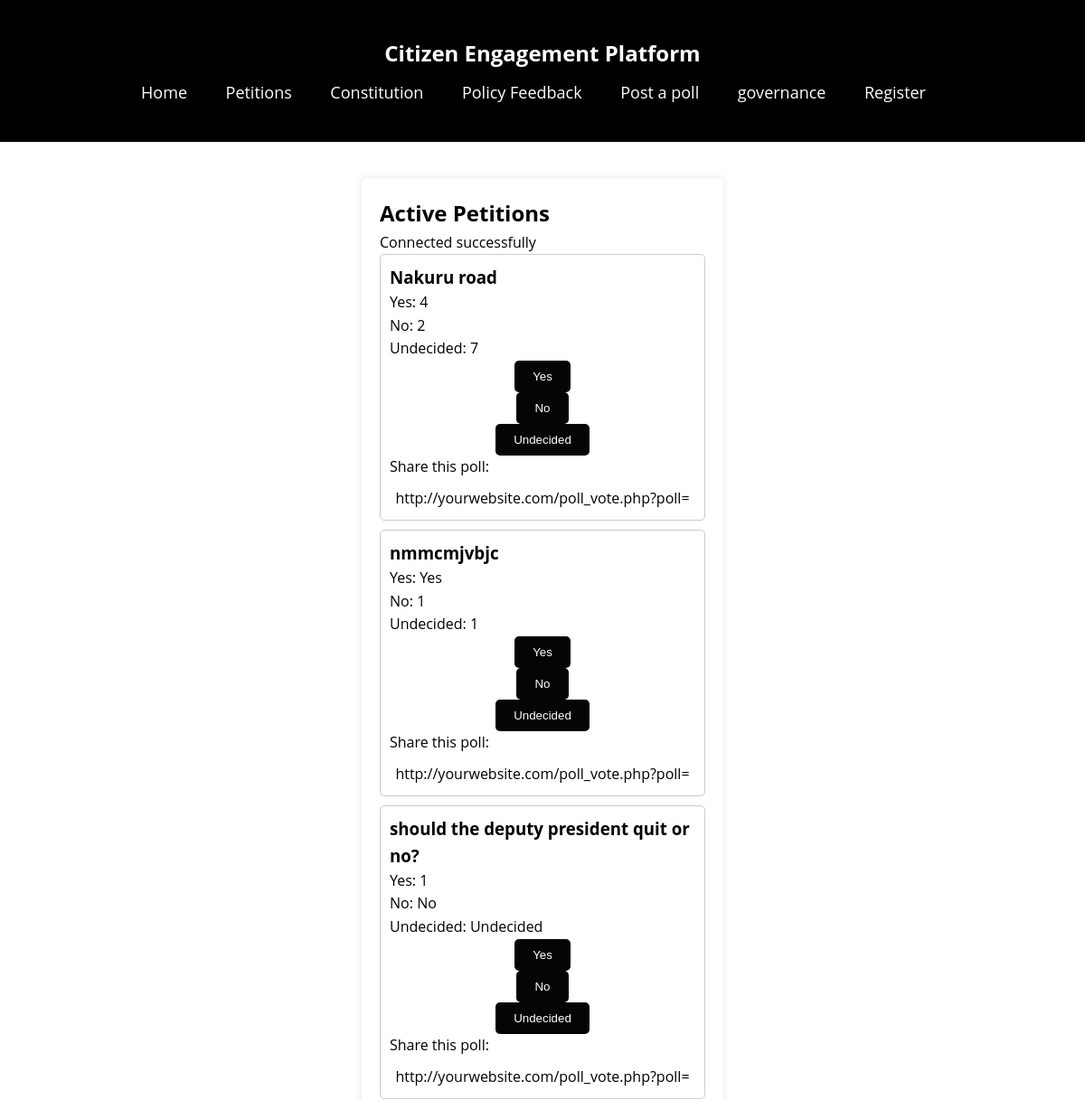
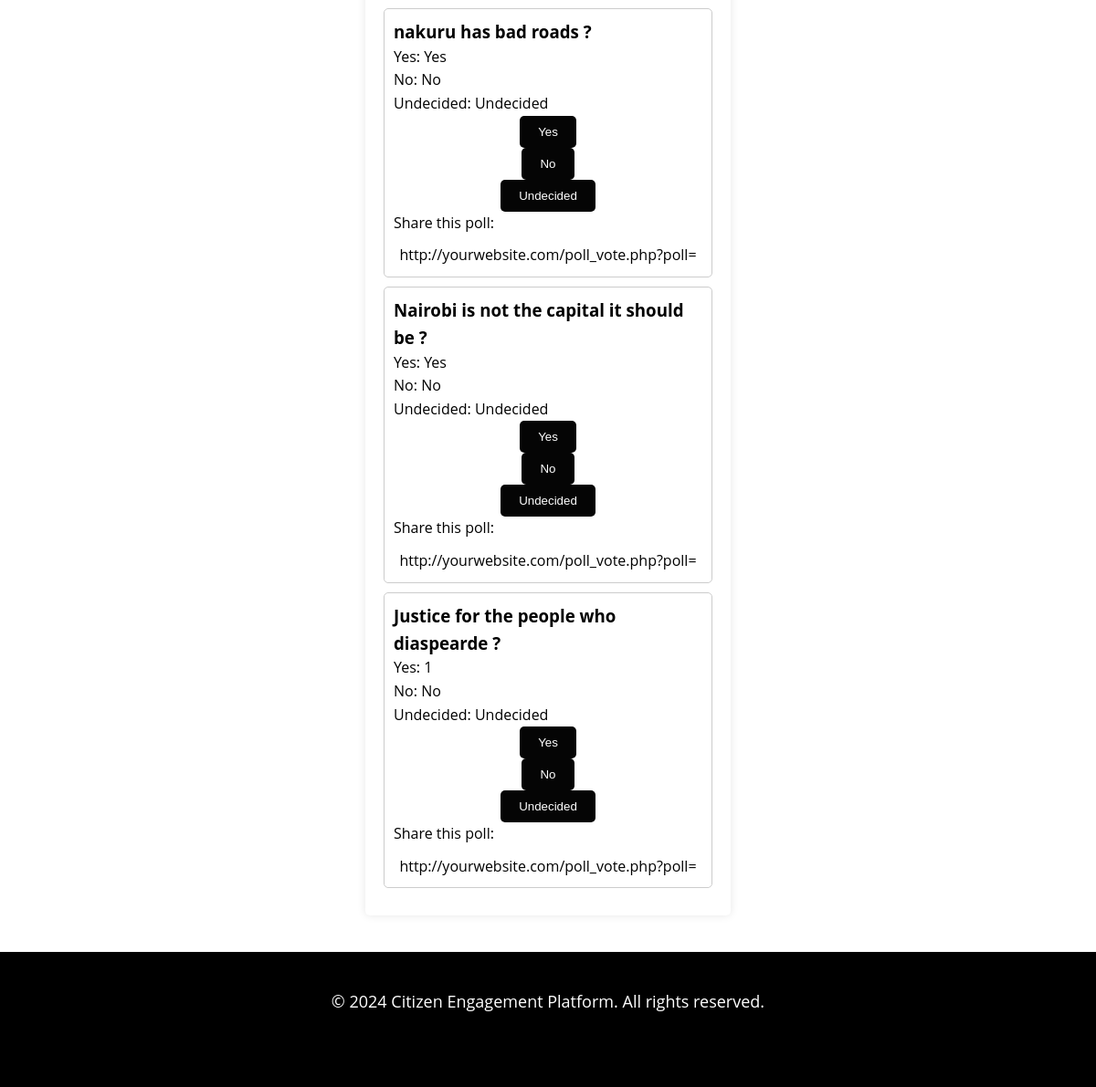
Page /petitions.php on the earlier database version (2 pictures, top to bottom).
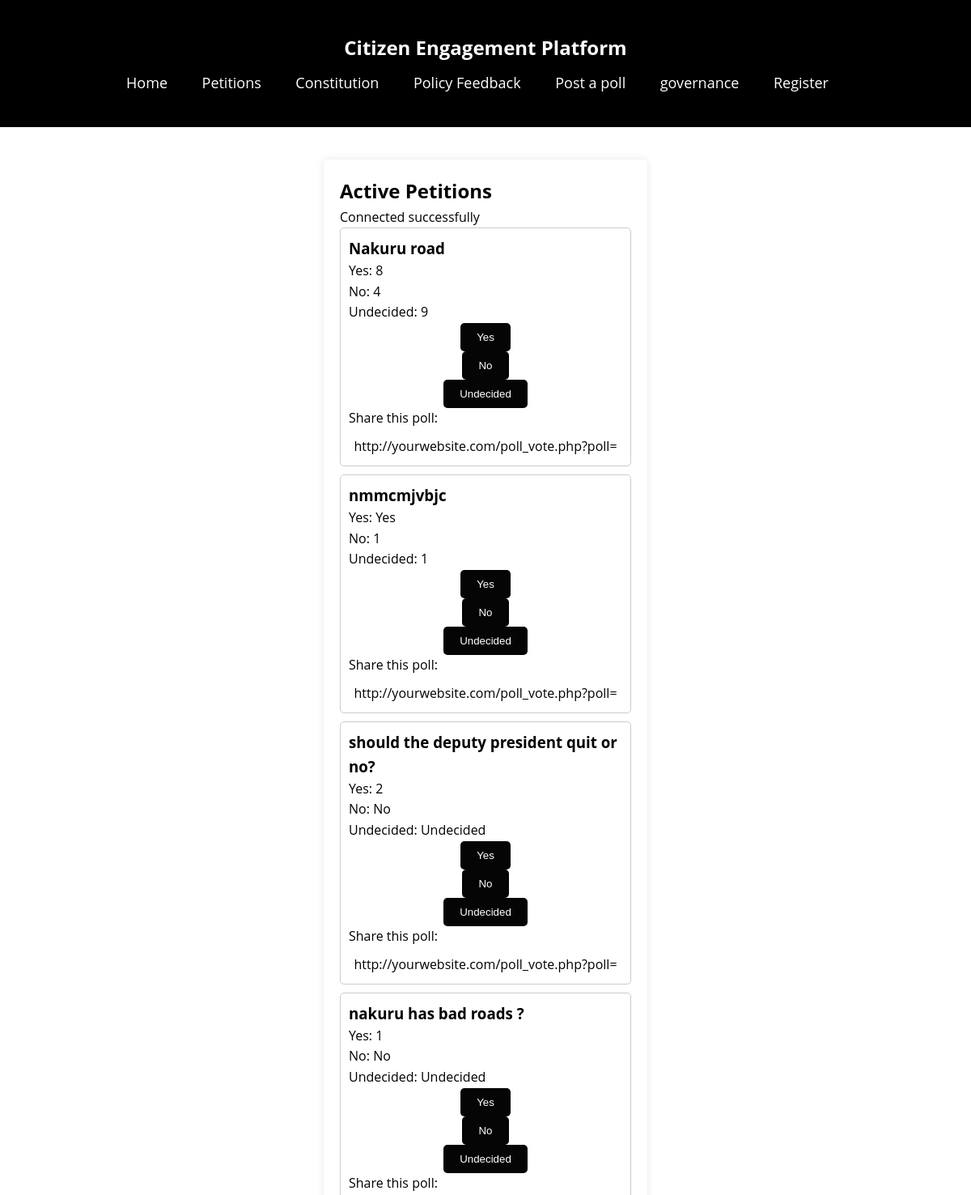
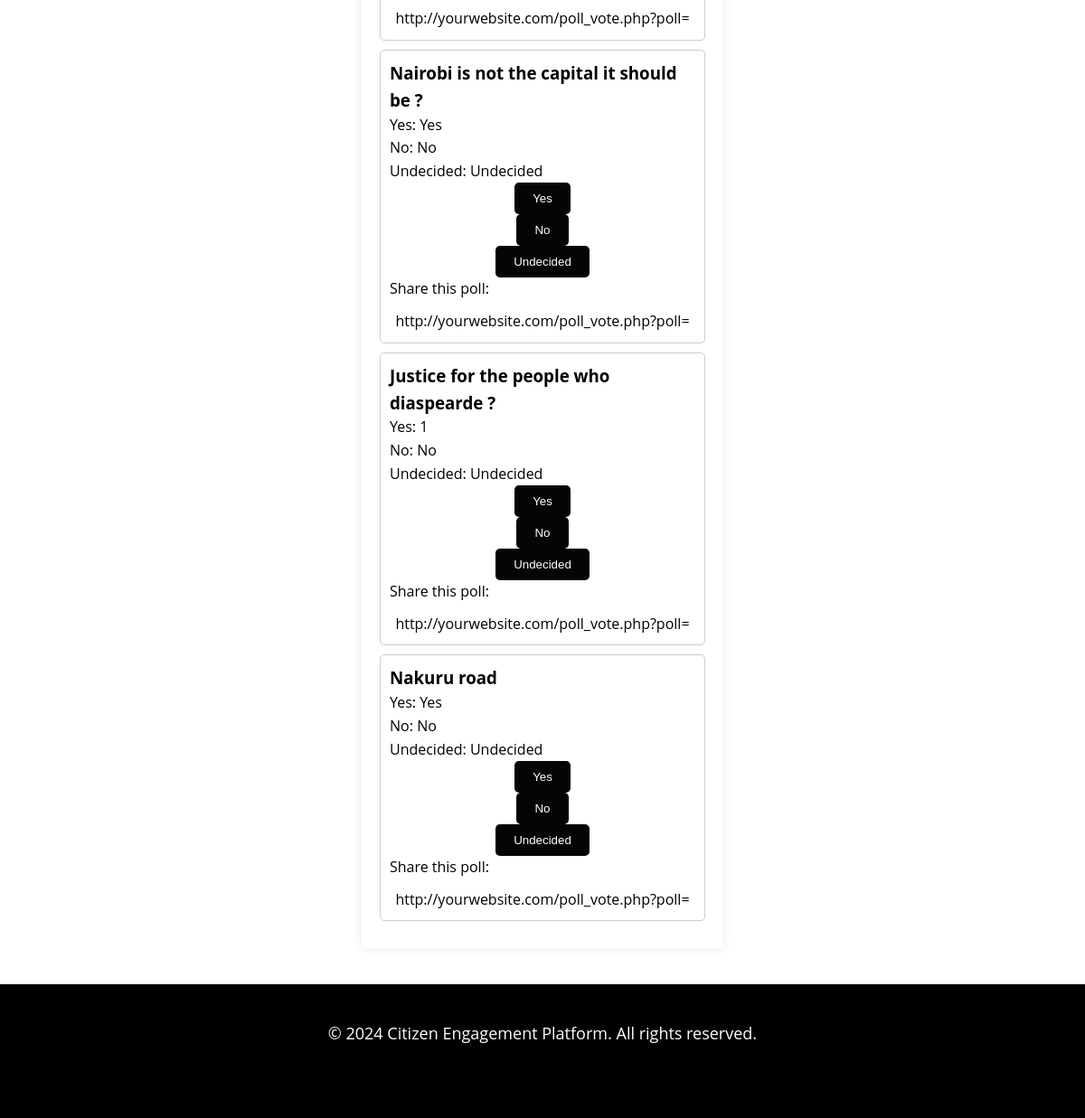
Same page on the later database version (2 pictures, top to bottom).
### tables this page shows
CREATE TABLE `polltally` (
  `id` int(255) NOT NULL,
  `poll_question` varchar(255) NOT NULL,
  `option1` varchar(255) NOT NULL,
  `option2` varchar(255) NOT NULL,
  `option3` varchar(255) NOT NULL,
  `time` timestamp NOT NULL DEFAULT current_timestamp() ON UPDATE current_timestamp(),
  `slug` varchar(255) DEFAULT NULL
);

### petitions.php (the view, shortened to what this page needs)
<?php include('header.php') ?>
<div class="container">
    <section id="petitions" class="content-section">
        <h2>Active Petitions</h2>
        <?php
        include("config.php");
        $sql = "SELECT * FROM polltally";
        $result = mysqli_query($conn, $sql);
        while ($row = mysqli_fetch_assoc($result)) {
            $poll_question = $row['poll_question'];
            $yes_count = $row['option1'];
            $no_count = $row['option2'];
            $undecided_count = $row['option3'];
            $slug = $row['slug'];
            echo "<div class='petition-item'>";
            echo "<h3>$poll_question</h3>";
            echo "<p>Yes: $yes_count</p>";
            echo "<p>No: $no_count</p>";
            echo "<p>Undecided: $undecided_count</p>";
            echo "<form method='POST' action='sign_poll.php'>";
            echo "<button class='btn' name='vote' value='yes' type='submit'>Yes</button>";
            echo "<button class='btn' name='vote' value='no' type='submit'>No</button>";
            echo "<button class='btn' name='vote' value='undecided' type='submit'>Undecided</button>";
            echo "</form>";
            $poll_link = "http://yourwebsite.com/poll_vote.php?poll=".$slug;
            echo "<p>Share this poll: <a href='$poll_link'>$poll_link</a></p>";
            echo "</div>";
        }
        ?>
    </section>
</div>
<?php include("footer.php") ?>
</body>
</html>

### header.php (shortened to what this page needs)
<!DOCTYPE html>
<html lang="en">
<head>
    <link rel="stylesheet" type="text/css" href="design.css">
</head>
<body>
    <header>
        <div class="containerx">
            <h1>Citizen Engagement Platform</h1>
            <nav class="main-nav">
                <ul>
                    <li><a href="index.php">Home</a></li>
                    <li><a href="petitions.php">Petitions</a></li>
                    <li><a href="constitution.php">Constitution</a></li>
                    <li><a href="feedback.php">Policy Feedback</a></li>
                    <li><a href="post_poll.php">Post a poll</a></li>
                    <li><a href="governance.php">governance</a></li>
                    <li><a href="Register.php">Register</a></li>
                </ul>
            </nav>
        </div>
</header>
        </body>
        </html>

### config.php
<?php
$servername = "localhost:3308";
$username = "root";
$password = "";
$dbname = "citizen_engagement";
$conn = mysqli_connect($servername, $username, $password, $dbname);
if (!$conn) {
    die("Connection failed: " . mysqli_connect_error());
} else {
    echo "Connected successfully";
}

### footer.php (shortened to what this page needs)
<!DOCTYPE html>
<html lang="en">
<head>
    <link rel="stylesheet" type="text/css" href="design.css">
</head>
<body></body>
<footer>
    <div class="containerx">
        <p>&copy; 2024 Citizen Engagement Platform. All rights reserved.</p>
        <div class="footer-nav">
            <ul>
                <li><a href="privacy.html">Privacy Policy</a></li>
                <li><a href="terms.html">Terms of Service</a></li>
                <li><a href="contact.html">Contact Us</a></li>
            </ul>
        </div>
    </div>
</footer>
</body>
</html>

### design.css (style rules this page uses)
* { box-sizing: border-box; margin: 0; padding: 0; }
body { font-family: Open Sans, sans-serif; line-height: 1.6; color: #000000; background-color: #FFFFFF; }
a { text-decoration: none; color: #000000; }
h1 { font-size: 24px; margin-bottom: 10px; text-align: center; }
header { background-color: #000000; padding: 20px; text-align: center; color: #FFFFFF; }
header h1 { font-size: 24px; margin-bottom: 10px; color: #FFFFFF; }
.main-nav ul { list-style: none; margin: 0; padding: 0; display: flex; justify-content: space-between; }
.main-nav li { margin-right: 20px; }
.main-nav a { font-size: 18px; transition: background-color 0.2s ease; color: #FFFFFF; }
footer { background-color: #000000; padding: 20px; text-align: center; color: #FFFFFF; }
footer p { font-size: 18px; margin-bottom: 10px; }
.footer-nav ul { list-style: none; margin: 0; padding: 0; display: flex; justify-content: space-between; }
.footer-nav li { margin-right: 20px; }
.footer-nav a { font-size: 18px; transition: background-color 0.2s ease; }
.btn { padding: 10px 20px; background: #050505; color: #ffffff; border: none; border-radius: 5px; cursor: pointer; }
.petition-item, .poll-item { border: 1px solid #ccc; padding: 10px; margin-bottom: 10px; border-radius: 5px; }
.containerx { width: 80%; margin: auto; overflow: hidden; padding: 20px; }
.container { max-width: 400px; margin: 40px auto; padding: 20px; background-color: #fff; border-radius: 5px; box-shadow: 0 0 10px rgba(0, 0, 0, 0.1); }
.container form { display: flex; flex-direction: column; align-items: center; border-radius: 5px; }
.container a { text-align: center; display: block; margin-top: 10px; }

Differences in the rows shown:
changed polltally (number 1 of 7 on the later page): option1 "4" → "8"; option2 "2" → "4"; option3 "7" → "9"
changed polltally "should the deputy president quit or no?": option1 "1" → "2"
changed polltally "nakuru has bad roads ?": option1 "Yes" → "1"
added polltally: poll_question "Nakuru road", option1 "Yes", option2 "No", option3 "Undecided", poll_link "http://yourwebsite.com/poll_vote.php?poll="
